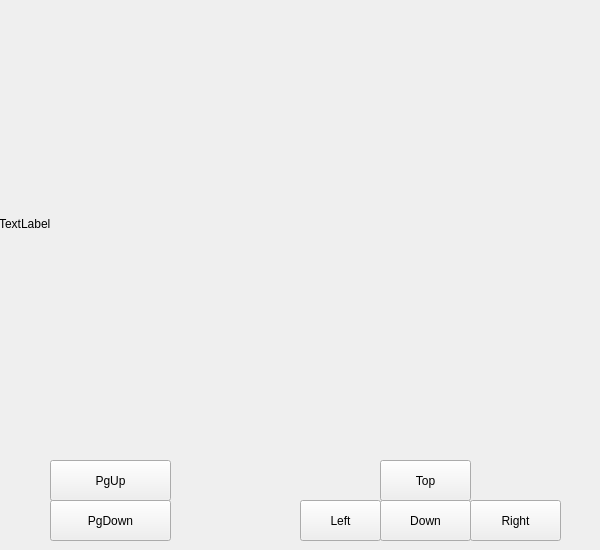
<?xml version="1.0" encoding="UTF-8"?>
<ui version="4.0">
 <class>Form</class>
 <widget class="QWidget" name="Form">
  <property name="geometry">
   <rect>
    <x>0</x>
    <y>0</y>
    <width>600</width>
    <height>550</height>
   </rect>
  </property>
  <property name="windowTitle">
   <string>Карты online</string>
  </property>
  <widget class="QLabel" name="image">
   <property name="geometry">
    <rect>
     <x>-1</x>
     <y>-1</y>
     <width>600</width>
     <height>450</height>
    </rect>
   </property>
   <property name="text">
    <string>TextLabel</string>
   </property>
  </widget>
  <widget class="QPushButton" name="pgup_btn">
   <property name="geometry">
    <rect>
     <x>50</x>
     <y>460</y>
     <width>121</width>
     <height>41</height>
    </rect>
   </property>
   <property name="text">
    <string>PgUp</string>
   </property>
   <property name="shortcut">
    <string>PgUp</string>
   </property>
  </widget>
  <widget class="QPushButton" name="pgdown_brn">
   <property name="geometry">
    <rect>
     <x>50</x>
     <y>500</y>
     <width>121</width>
     <height>41</height>
    </rect>
   </property>
   <property name="text">
    <string>PgDown</string>
   </property>
   <property name="shortcut">
    <string>PgDown</string>
   </property>
  </widget>
  <widget class="QPushButton" name="left_btn">
   <property name="geometry">
    <rect>
     <x>300</x>
     <y>500</y>
     <width>81</width>
     <height>41</height>
    </rect>
   </property>
   <property name="text">
    <string>Left</string>
   </property>
   <property name="shortcut">
    <string>Left</string>
   </property>
  </widget>
  <widget class="QPushButton" name="right_btn">
   <property name="geometry">
    <rect>
     <x>470</x>
     <y>500</y>
     <width>91</width>
     <height>41</height>
    </rect>
   </property>
   <property name="text">
    <string>Right</string>
   </property>
   <property name="shortcut">
    <string>Right</string>
   </property>
  </widget>
  <widget class="QPushButton" name="top_btn">
   <property name="geometry">
    <rect>
     <x>380</x>
     <y>460</y>
     <width>91</width>
     <height>41</height>
    </rect>
   </property>
   <property name="text">
    <string>Top</string>
   </property>
   <property name="shortcut">
    <string>Up</string>
   </property>
  </widget>
  <widget class="QPushButton" name="down_btn">
   <property name="geometry">
    <rect>
     <x>380</x>
     <y>500</y>
     <width>91</width>
     <height>41</height>
    </rect>
   </property>
   <property name="text">
    <string>Down</string>
   </property>
   <property name="shortcut">
    <string>Down</string>
   </property>
  </widget>
 </widget>
 <resources/>
 <connections/>
</ui>
